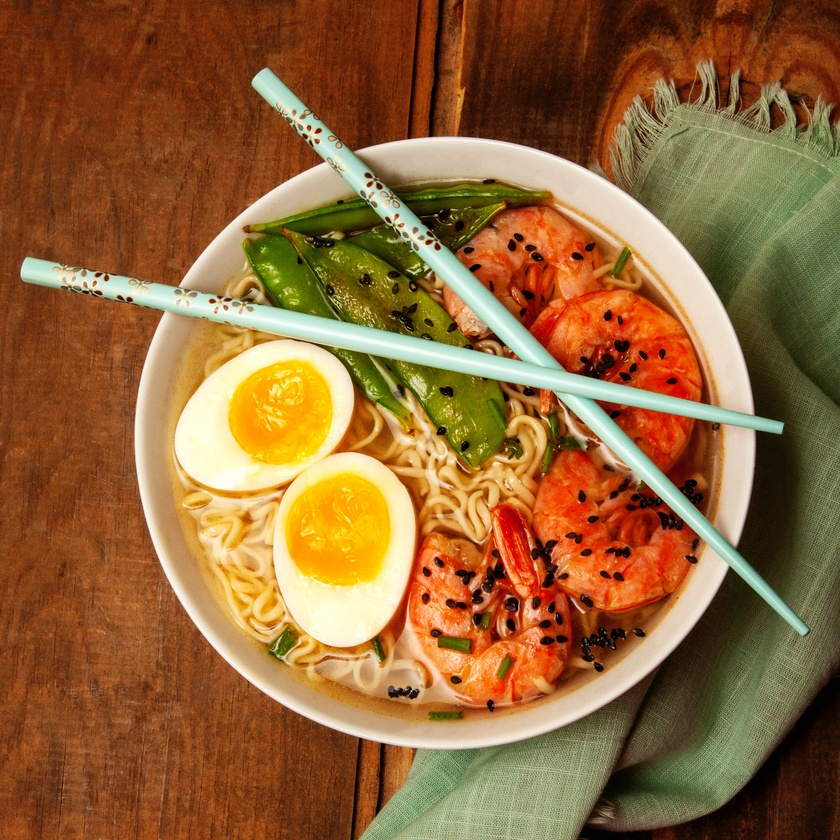
#> input picture Food2.jpg, 840 x 840 px, shrunk from 3744 x 3744 before the run
$ python image_slicer.py
#> lines starting #> are read from the running program, lines starting #| are printed output that depends on the picture

from math import ceil
from PIL import Image
import numpy

def chunk_image(img_name,num_chunks):
#> called with img_name = 'Food2.jpg', num_chunks = 10
    chunks = []
    img= Image.open(img_name)
#> img is the input picture: PIL image 840x840 RGB; mean R, G, B 146, 102.1, 57.1
    np_img = numpy.array(img)

    windowsize_r = int(ceil(np_img.shape[0]/num_chunks))
#> windowsize_r = 84
    for r in range(0,np_img.shape[0], windowsize_r):
        window = np_img[r:r+windowsize_r,:]
        chunks.append(window)
#> this loop made 10 passes
#> pass 1, in chunk_image, `window = np_img[r:r+windowsize_r,:]`:
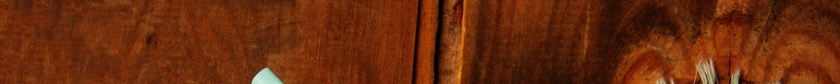
#> window: shape (84, 840, 3); mean R, G, B 106.3, 42.7, 11.9
#> pass 2, in chunk_image, `window = np_img[r:r+windowsize_r,:]`:
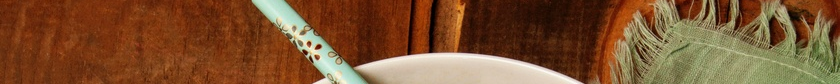
#> window: shape (84, 840, 3); mean R, G, B 124.7, 82.5, 49.3
#> pass 3, in chunk_image, `window = np_img[r:r+windowsize_r,:]`:
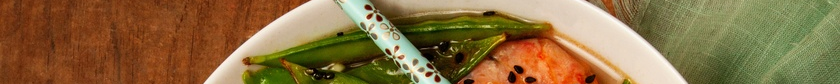
#> window: shape (84, 840, 3); mean R, G, B 138.5, 110.7, 67.1
#> after the loop, chunks = 10 items
    return chunks


def combine_image(chunks):
    return numpy.concatenate(chunks)

chunks = chunk_image('Food2.jpg',10)
#> chunks = 10 items
window = combine_image(chunks)
data = Image.fromarray(window)
data.save('combined.jpg')

$ run again, with Food1.jpg copied over Food2.jpg
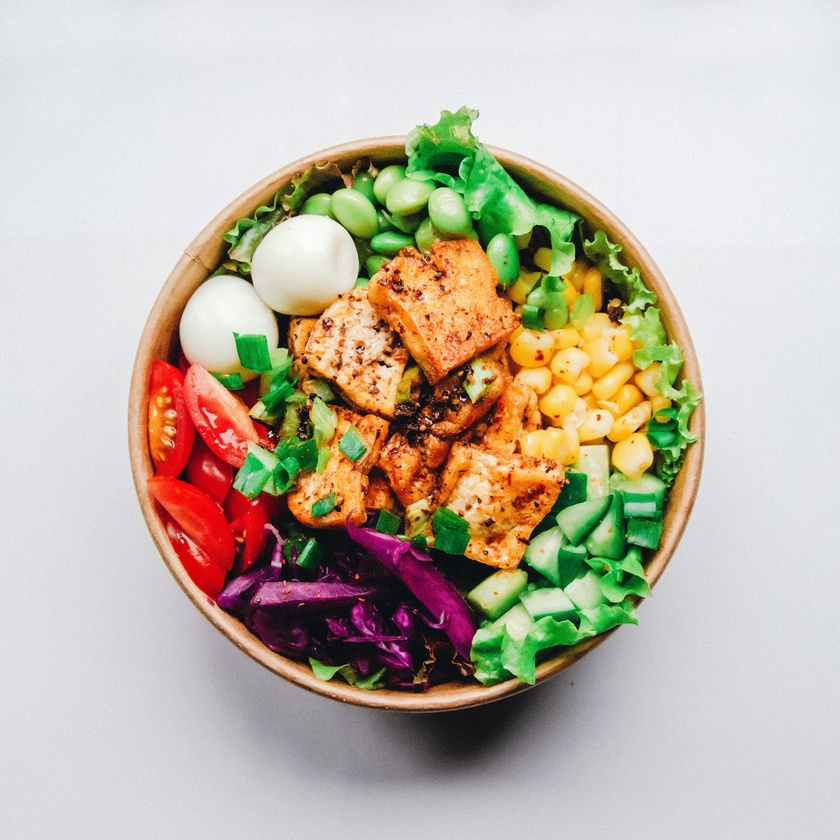
#> input picture Food1.jpg, 840 x 840 px, shrunk from 3160 x 3160 before the run
#> in chunk_image, img is the input picture: PIL image 840x840 RGB; mean R, G, B 192.1, 182.3, 166.8
#> the loop in chunk_image, `for r in range(0,np_img.shape[0], windowsize_r):` made 10 passes
#> pass 1, in chunk_image, `window = np_img[r:r+windowsize_r,:]`:
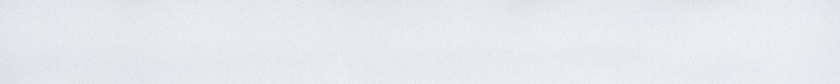
#> window: shape (84, 840, 3); mean R, G, B 230.9, 232.6, 236.7
#> pass 3, in chunk_image, `window = np_img[r:r+windowsize_r,:]`:
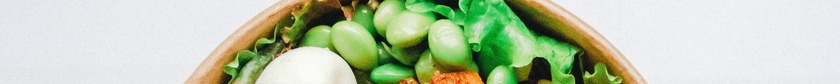
#> window: shape (84, 840, 3); mean R, G, B 187.4, 199.3, 172.6
#> after the loop in chunk_image, `for r in range(0,np_img.shape[0], windowsize_r):`: chunks = 10 items

$ run again, with Food3.jpg copied over Food2.jpg
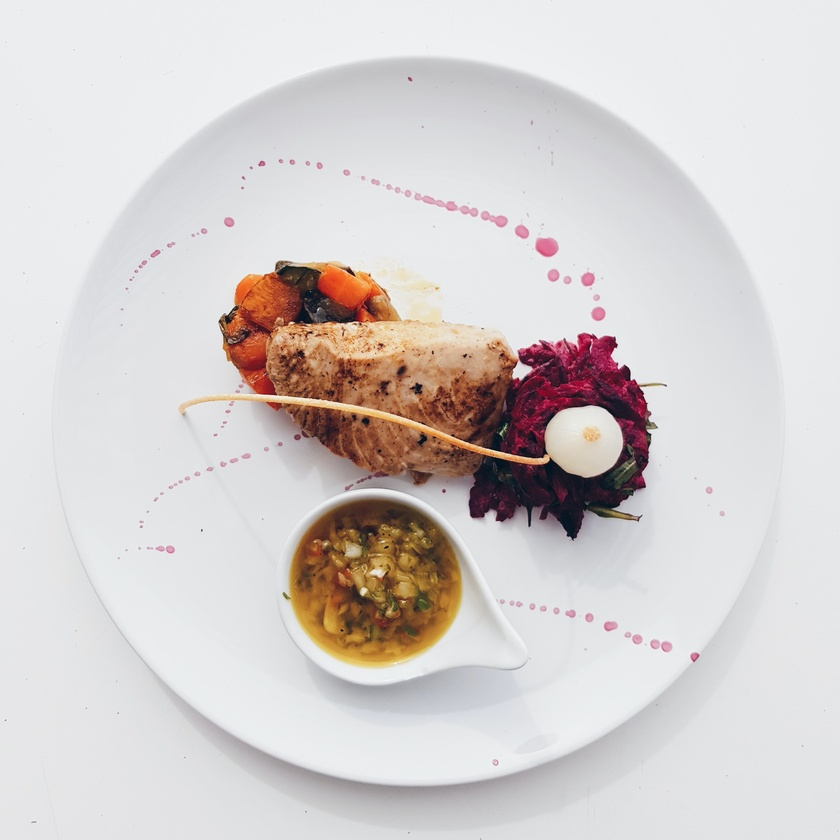
#> input picture Food3.jpg, 840 x 840 px, shrunk from 2963 x 2963 before the run
#> in chunk_image, img is the input picture: PIL image 840x840 RGB; mean R, G, B 213.3, 207.5, 206.5
#> the loop in chunk_image, `for r in range(0,np_img.shape[0], windowsize_r):` made 10 passes
#> pass 1, in chunk_image, `window = np_img[r:r+windowsize_r,:]`:
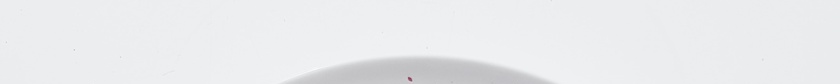
#> window: shape (84, 840, 3); mean R, G, B 233.8, 234.7, 236.8
#> pass 3, in chunk_image, `window = np_img[r:r+windowsize_r,:]`:
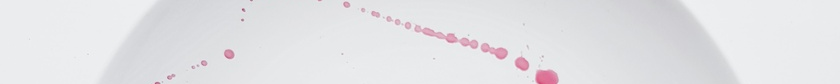
#> window: shape (84, 840, 3); mean R, G, B 226.9, 226.4, 229.3
#> after the loop in chunk_image, `for r in range(0,np_img.shape[0], windowsize_r):`: chunks = 10 items

$ run again, with Food4.jpg copied over Food2.jpg
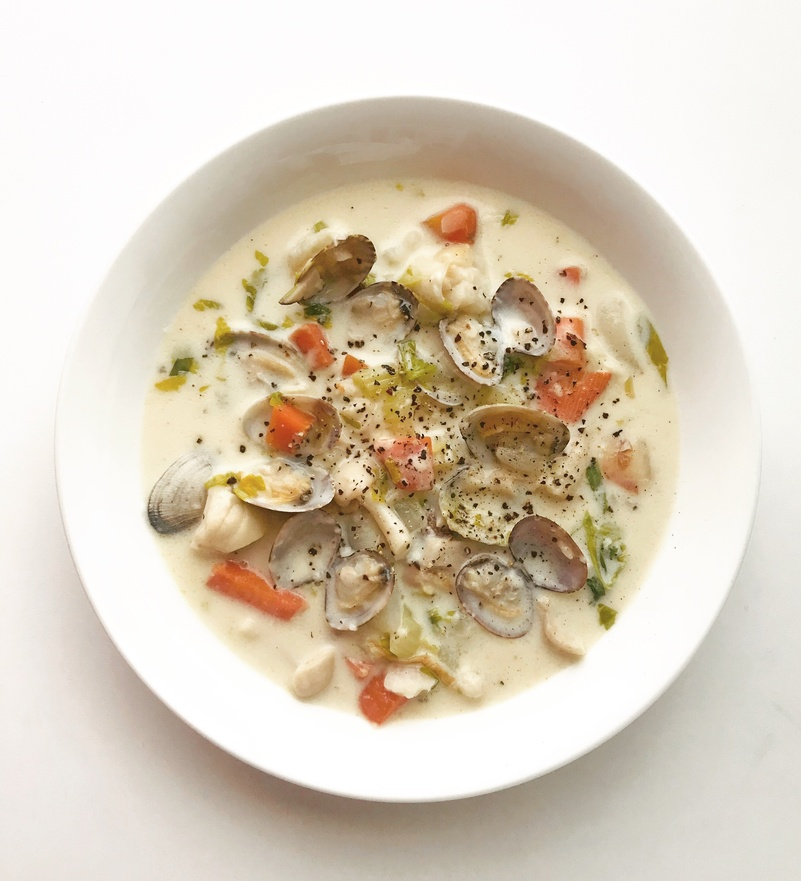
#> input picture Food4.jpg, 801 x 881 px, shrunk from 2994 x 3290 before the run
#> in chunk_image, img is the input picture: PIL image 801x881 RGB; mean R, G, B 218.3, 206.7, 189.1
#> the loop in chunk_image, `for r in range(0,np_img.shape[0], windowsize_r):` made 10 passes
#> pass 1, in chunk_image, `window = np_img[r:r+windowsize_r,:]`:
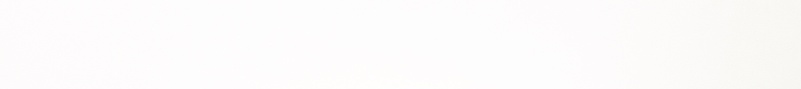
#> window: shape (89, 801, 3); mean R, G, B 252.7, 251.6, 251.3
#> pass 3, in chunk_image, `window = np_img[r:r+windowsize_r,:]`:
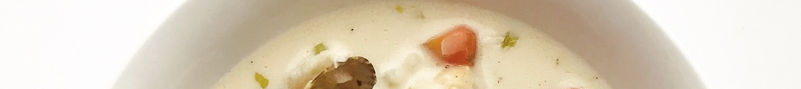
#> window: shape (89, 801, 3); mean R, G, B 219.6, 206.6, 185.7
#> after the loop in chunk_image, `for r in range(0,np_img.shape[0], windowsize_r):`: chunks = 10 items
